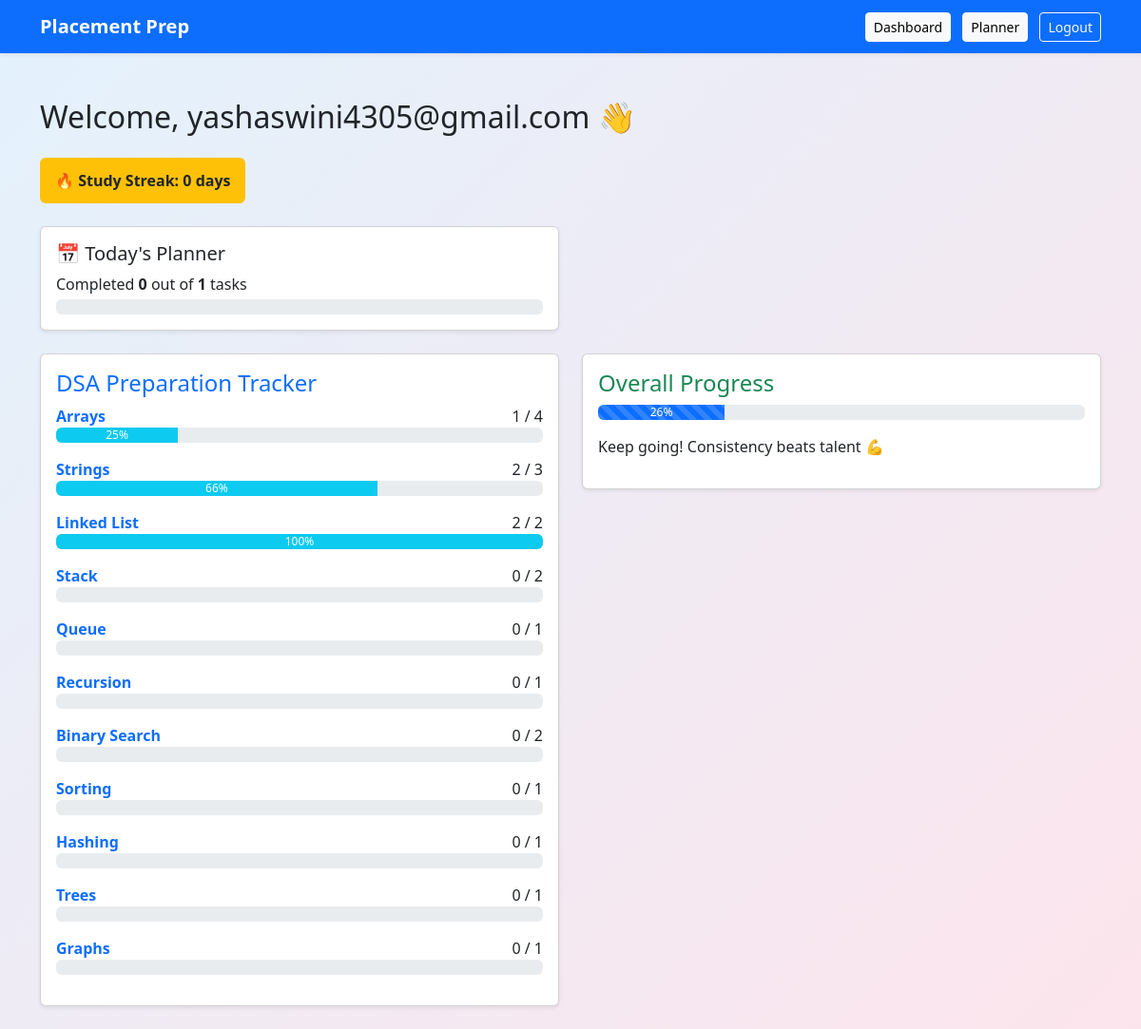
The page /dashboard (signed in) on the database its author committed.
### app.py (models this page shows)
class Question(db.Model):
    id = db.Column(db.Integer, primary_key=True)
    title = db.Column(db.String(200))
    difficulty = db.Column(db.String(20))
    link = db.Column(db.String(300))
    topic = db.Column(db.String(50))
    solved = db.Column(db.Boolean, default=False)
    user_email = db.Column(db.String(100))

### app.py (the view)
@app.route("/dashboard")
def dashboard():
    if "user" not in session:
        return redirect(url_for("login"))
    email = session["user"]
    topics = []
    for t in DSA_TOPICS:
        total = Question.query.filter_by(user_email=email, topic=t).count()
        done = Question.query.filter_by(user_email=email, topic=t, solved=True).count()
        percent = int((done / total) * 100) if total > 0 else 0
        topics.append({
            "name": t,
            "total": total,
            "done": done,
            "percent": percent
        })
    all_questions = Question.query.filter_by(user_email=email).all()
    total_q = len(all_questions)
    done_q = len([q for q in all_questions if q.solved])
    progress = int((done_q / total_q) * 100) if total_q > 0 else 0
    today = str(date.today())
    today_plans = DailyPlan.query.filter_by(
        user_email=email,
        date=today
    ).all()
    today_done = len([p for p in today_plans if p.completed])
    today_total = len(today_plans)
    streak = calculate_streak(email)
    return render_template(
        "dashboard.html",
        topics=topics,
        progress=progress,
        today_done=today_done,
        today_total=today_total,
        streak=streak
    )

### app.py (called while the page is built)
def calculate_streak(email):
    streak = 0
    current = date.today()
    while True:
        day = str(current)
        completed_task = DailyPlan.query.filter_by(
            user_email=email,
            date=day,
            completed=True
        ).first()
        if completed_task:
            streak += 1
            current -= timedelta(days=1)
        else:
            break
    return streak

### templates/dashboard.html (shortened to what this page needs)
{% extends "base.html" %}
{% block content %}
<h2 class="mb-4">Welcome, {{ session["user"] }} 👋</h2>
<div class="badge bg-warning text-dark fs-6 p-3 mb-4">
  🔥 Study Streak:
  <strong>{{ streak }}</strong>
  day{{ 's' if streak != 1 else '' }}
</div>
<div class="row mb-4">
  <div class="col-md-6">
    <div class="card shadow-sm p-3">
      <h5>📅 Today's Planner</h5>
      {% if today_total > 0 %}
        <p class="mb-1">
          Completed <strong>{{ today_done }}</strong> out of
          <strong>{{ today_total }}</strong> tasks
        </p>
        <div class="progress">
        </div>
      {% else %}
        <p class="text-muted">No tasks planned for today</p>
      {% endif %}
    </div>
  </div>
</div>
<div class="row">
  <div class="col-md-6">
    <div class="card shadow-sm p-3 mb-4">
      <h4 class="text-primary">DSA Preparation Tracker</h4>
      {% for t in topics %}
      <div class="mb-3">
        <div class="d-flex justify-content-between">
          <a href="/topic/{{ t.name }}" class="fw-semibold text-decoration-none">
            {{ t.name }}
          </a>
          <span>{{ t.done }} / {{ t.total }}</span>
        </div>
        <div class="progress">
          <div class="progress-bar bg-info"
               style="width: {{ t.percent }}%">
            {{ t.percent }}%
          </div>
        </div>
      </div>
      {% endfor %}
    </div>
  </div>
  <div class="col-md-6">
    <div class="card shadow-sm p-3">
      <h4 class="text-success">Overall Progress</h4>
      <div class="progress mb-3">
        <div
          id="progress-bar"
          class="progress-bar progress-bar-striped progress-bar-animated"
          style="width: {{ progress }}%">
          {{ progress }}%
        </div>
      </div>
      <p>Keep going! Consistency beats talent 💪</p>
    </div>
  </div>
</div>
{% endblock %}

### templates/base.html (shortened to what this page needs)
<!DOCTYPE html>
<html lang="en">
<head>
    <link
      href="https://cdn.jsdelivr.net/npm/bootstrap@5.3.2/dist/css/bootstrap.min.css"
      rel="stylesheet"
    >
</head>
<body style="background: linear-gradient(135deg, #e3f2fd, #fce4ec);">
<nav class="navbar navbar-expand-lg navbar-dark bg-primary shadow-sm">
  <div class="container">
    <a class="navbar-brand fw-bold" href="/">Placement Prep</a>
    <div>
      {% if session.get("user") %}
        <a class="btn btn-light btn-sm me-2" href="/dashboard">Dashboard</a>
        <a class="btn btn-light btn-sm me-2" href="/planner">Planner</a>
        <a class="btn btn-outline-light btn-sm" href="/logout">Logout</a>
      {% else %}
        <a class="btn btn-light btn-sm me-2" href="/login">Login</a>
        <a class="btn btn-warning btn-sm" href="/signup">Signup</a>
      {% endif %}
    </div>
  </div>
</nav>
<div class="container mt-5">
  {% block content %}{% endblock %}
</div>
</body>
</html>

### rows shown on the page
Question: name "Queue", done "0", total "1"
Question: name "Recursion", done "0", total "1"
Question: name "Sorting", done "0", total "1"
Question: name "Hashing", done "0", total "1"
Question: name "Trees", done "0", total "1"
Question: name "Graphs", done "0", total "1"

### other values the page prints
{{ session["user"] }} "yashaswini4305@gmail.com"
{{ streak }} "0"
{{ 's' if streak != 1 else '' }} "s"
{{ today_done }} "0"
{{ today_total }} "1"
{{ t.name }} "Arrays" "Strings" "Linked List" "Stack" "Binary Search"
{{ t.done }} "1" "2" "2" "0" "0"
{{ t.total }} "4" "3" "2" "2" "2"
{{ t.percent }} "25" "66" "100"
{{ progress }} "26"
